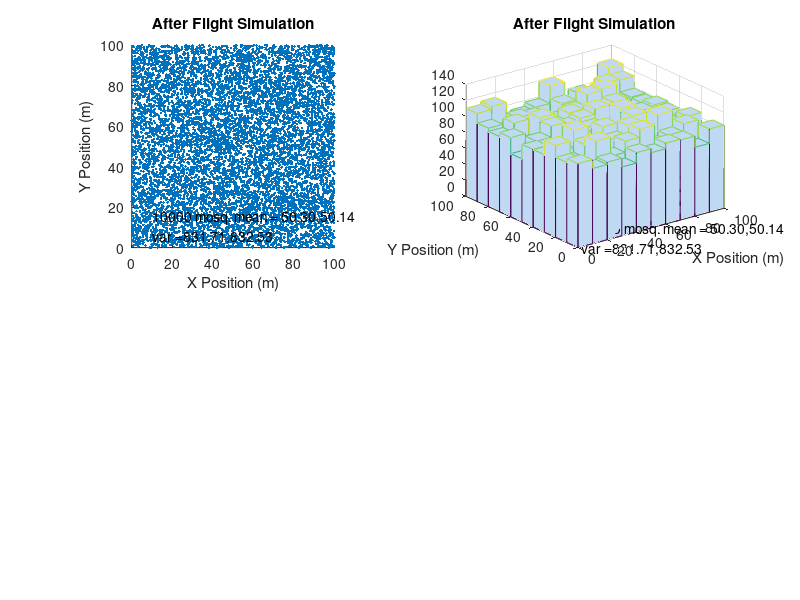

Write MATLAB code to recreate this figure. (Note: this script raises an error after producing the figure.)
%initialize variables
nM = 10000;
L = 100;
nIters = 2000;
timeStep = 1;
mu = [L/2 L/2];
sigma = L/10;
cumIters = 0;
numKilled = 0;

%initialize mosquito positions randomly
PoseM = [L*rand(nM,2),2*pi*rand(nM,1),ones(nM,1)];

%display scatter plot of positions
figure(1);
set(gcf,'color','w');
subplot(2,2,1)
scatter(PoseM(:,1),PoseM(:,2),'.');
axis equal  %make axis lengths equal
axis(L*[0,1,0,1])
xlabel('X Position (m)');
ylabel('Y Position (m)');
title('After Flight Simulation')
text(10,10,{[num2str(numel(PoseM(:,1))),' mosq. mean = ',num2str(mean(PoseM(:,1)),'%.2f'),',',num2str(mean(PoseM(:,2)),'%.2f')];...
['var =',num2str(var(PoseM(:,1)),'%.2f'),',',num2str(var(PoseM(:,2)),'%.2f')]});

%display histogram of positions
subplot(2,2,2)
hist3(PoseM(:,1:2));
xlabel('X Position (m)');
ylabel('Y Position (m)');
title('After Flight Simulation')
text(10,10,{[num2str(numel(PoseM(:,1))),' mosq. mean = ',num2str(mean(PoseM(:,1)),'%.2f'),',',num2str(mean(PoseM(:,2)),'%.2f')];...
['var =',num2str(var(PoseM(:,1)),'%.2f'),',',num2str(var(PoseM(:,2)),'%.2f')]});

suptitle({['Positions of ', num2str(nM), ' Mosquitoes'];['After ', num2str(cumIters), ' Iterations - ', num2str(numKilled), ' Killed']})
pause(1.0)

for i=1:10
    %simulate mosquitoes
    PoseM = MosquitoFlightSimNormal(PoseM,L,nIters);
    cumIters = cumIters + nIters;
    PlotM = PoseM(logical(PoseM(:,4)),:);
    
    %display scatter plot of positions
    subplot(2,2,1)
    scatter(PlotM(:,1),PlotM(:,2),'.')
    axis equal  %make axis lengths equal
    axis(L*[0,1,0,1])
    xlabel('X Position (m)');
    ylabel('Y Position (m)');
    title('After Flight Simulation')
    text(10,10,{[num2str(numel(PoseM(:,1))),' mosq. mean = ',num2str(mean(PoseM(:,1)),'%.2f'),',',num2str(mean(PoseM(:,2)),'%.2f')];...
['var =',num2str(var(PoseM(:,1)),'%.2f'),',',num2str(var(PoseM(:,2)),'%.2f')]});

    
    %display histogram of positions
    subplot(2,2,2)
    hist3(PlotM(:,1:2))
    xlabel('X Position (m)');
    ylabel('Y Position (m)');
    title('After Flight Simulation')
    
    %kill some mosquitoes
    PoseM = MosquitoKiller(PoseM,L);
    numKilled = sum(PoseM(:,4)==0);
    PlotM = PoseM(logical(PoseM(:,4)),:);
    
    %display scatter plot of positions
    subplot(2,2,3)
    scatter(PlotM(:,1),PlotM(:,2),'.');
    axis equal  %make axis lengths equal
    axis(L*[0,1,0,1])
    xlabel('X Position (m)');
    ylabel('Y Position (m)');
    title('After Killer Simulation')
    text(10,10,{[num2str(numel(PlotM(:,1))),' mosq. mean = ',num2str(mean(PlotM(:,1)),'%.2f'),',',num2str(mean(PlotM(:,2)),'%.2f')];...
['var =',num2str(var(PlotM(:,1)),'%.2f'),',',num2str(var(PlotM(:,2)),'%.2f')]});

    
    %display histogram of positions
    subplot(2,2,4)
    hist3(PlotM(:,1:2))
    xlabel('X Position (m)');
    ylabel('Y Position (m)');
    title('After Killer Simulation')

    suptitle({['Positions of ', num2str(nM), ' Mosquitoes'];['After ', num2str(cumIters), ' Iterations - ', num2str(numKilled), ' Killed']})
    pause(2.0)
    
end
